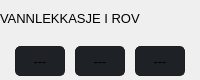
                                  <widget class="QFrame" name="vannlekkContainer">
                                   <property name="minimumSize">
                                    <size>
                                     <width>0</width>
                                     <height>0</height>
                                    </size>
                                   </property>
                                   <property name="maximumSize">
                                    <size>
                                     <width>16777215</width>
                                     <height>80</height>
                                    </size>
                                   </property>
                                   <property name="frameShape">
                                    <enum>QFrame::NoFrame</enum>
                                   </property>
                                   <property name="frameShadow">
                                    <enum>QFrame::Raised</enum>
                                   </property>
                                   <layout class="QVBoxLayout" name="verticalLayout_21">
                                    <property name="leftMargin">
                                     <number>0</number>
                                    </property>
                                    <property name="topMargin">
                                     <number>0</number>
                                    </property>
                                    <property name="rightMargin">
                                     <number>0</number>
                                    </property>
                                    <property name="bottomMargin">
                                     <number>0</number>
                                    </property>
                                    <item>
                                     <widget class="QLabel" name="title_vannlekk">
                                      <property name="maximumSize">
                                       <size>
                                        <width>16777215</width>
                                        <height>16777215</height>
                                       </size>
                                      </property>
                                      <property name="font">
                                       <font>
                                        <family>Segoe UI</family>
                                        <pointsize>10</pointsize>
                                        <weight>50</weight>
                                        <italic>false</italic>
                                        <bold>false</bold>
                                       </font>
                                      </property>
                                      <property name="text">
                                       <string>VANNLEKKASJE I ROV</string>
                                      </property>
                                      <property name="textFormat">
                                       <enum>Qt::PlainText</enum>
                                      </property>
                                     </widget>
                                    </item>
                                    <item>
                                     <widget class="QFrame" name="vannlekkBtnContainer">
                                      <property name="minimumSize">
                                       <size>
                                        <width>0</width>
                                        <height>0</height>
                                       </size>
                                      </property>
                                      <property name="maximumSize">
                                       <size>
                                        <width>300</width>
                                        <height>100</height>
                                       </size>
                                      </property>
                                      <property name="frameShape">
                                       <enum>QFrame::NoFrame</enum>
                                      </property>
                                      <property name="frameShadow">
                                       <enum>QFrame::Raised</enum>
                                      </property>
                                      <property name="lineWidth">
                                       <number>0</number>
                                      </property>
                                      <layout class="QHBoxLayout" name="horizontalLayout_15">
                                       <property name="spacing">
                                        <number>0</number>
                                       </property>
                                       <property name="leftMargin">
                                        <number>0</number>
                                       </property>
                                       <property name="topMargin">
                                        <number>0</number>
                                       </property>
                                       <property name="rightMargin">
                                        <number>0</number>
                                       </property>
                                       <property name="bottomMargin">
                                        <number>0</number>
                                       </property>
                                       <item>
                                        <widget class="QFrame" name="vannlekkBtnContainer2">
                                         <property name="maximumSize">
                                          <size>
                                           <width>190</width>
                                           <height>16777215</height>
                                          </size>
                                         </property>
                                         <property name="frameShape">
                                          <enum>QFrame::NoFrame</enum>
                                         </property>
                                         <property name="frameShadow">
                                          <enum>QFrame::Raised</enum>
                                         </property>
                                         <layout class="QHBoxLayout" name="horizontalLayout_12">
                                          <property name="spacing">
                                           <number>0</number>
                                          </property>
                                          <property name="leftMargin">
                                           <number>0</number>
                                          </property>
                                          <property name="topMargin">
                                           <number>0</number>
                                          </property>
                                          <property name="rightMargin">
                                           <number>0</number>
                                          </property>
                                          <property name="bottomMargin">
                                           <number>0</number>
                                          </property>
                                          <item>
                                           <widget class="QLabel" name="label_vannlekk_1">
                                            <property name="minimumSize">
                                             <size>
                                              <width>50</width>
                                              <height>30</height>
                                             </size>
                                            </property>
                                            <property name="maximumSize">
                                             <size>
                                              <width>50</width>
                                              <height>30</height>
                                             </size>
                                            </property>
                                            <property name="font">
                                             <font>
                                              <family>Segoe UI</family>
                                              <pointsize>10</pointsize>
                                              <weight>50</weight>
                                              <italic>false</italic>
                                              <bold>false</bold>
                                             </font>
                                            </property>
                                            <property name="styleSheet">
                                             <string notr="true">background-color: rgb(30, 33, 38); border-radius: 5px; border: 1px solid rgb(30, 30, 30);</string>
                                            </property>
                                            <property name="frameShape">
                                             <enum>QFrame::NoFrame</enum>
                                            </property>
                                            <property name="lineWidth">
                                             <number>0</number>
                                            </property>
                                            <property name="midLineWidth">
                                             <number>0</number>
                                            </property>
                                            <property name="text">
                                             <string>---</string>
                                            </property>
                                            <property name="alignment">
                                             <set>Qt::AlignCenter</set>
                                            </property>
                                           </widget>
                                          </item>
                                          <item>
                                           <widget class="QLabel" name="label_vannlekk_2">
                                            <property name="minimumSize">
                                             <size>
                                              <width>50</width>
                                              <height>30</height>
                                             </size>
                                            </property>
                                            <property name="maximumSize">
                                             <size>
                                              <width>50</width>
                                              <height>30</height>
                                             </size>
                                            </property>
                                            <property name="font">
                                             <font>
                                              <family>Segoe UI</family>
                                              <pointsize>10</pointsize>
                                              <weight>50</weight>
                                              <italic>false</italic>
                                              <bold>false</bold>
                                             </font>
                                            </property>
                                            <property name="styleSheet">
                                             <string notr="true">background-color: rgb(30, 33, 38); border-radius: 5px; border: 1px solid rgb(30, 30, 30);</string>
                                            </property>
                                            <property name="frameShape">
                                             <enum>QFrame::NoFrame</enum>
                                            </property>
                                            <property name="lineWidth">
                                             <number>0</number>
                                            </property>
                                            <property name="midLineWidth">
                                             <number>0</number>
                                            </property>
                                            <property name="text">
                                             <string>---</string>
                                            </property>
                                            <property name="alignment">
                                             <set>Qt::AlignCenter</set>
                                            </property>
                                           </widget>
                                          </item>
                                          <item>
                                           <widget class="QLabel" name="label_vannlekk_3">
                                            <property name="minimumSize">
                                             <size>
                                              <width>50</width>
                                              <height>30</height>
                                             </size>
                                            </property>
                                            <property name="maximumSize">
                                             <size>
                                              <width>50</width>
                                              <height>30</height>
                                             </size>
                                            </property>
                                            <property name="font">
                                             <font>
                                              <family>Segoe UI</family>
                                              <pointsize>10</pointsize>
                                              <weight>50</weight>
                                              <italic>false</italic>
                                              <bold>false</bold>
                                             </font>
                                            </property>
                                            <property name="styleSheet">
                                             <string notr="true">background-color: rgb(30, 33, 38); border-radius: 5px; border: 1px solid rgb(30, 30, 30);</string>
                                            </property>
                                            <property name="frameShape">
                                             <enum>QFrame::NoFrame</enum>
                                            </property>
                                            <property name="lineWidth">
                                             <number>0</number>
                                            </property>
                                            <property name="midLineWidth">
                                             <number>0</number>
                                            </property>
                                            <property name="text">
                                             <string>---</string>
                                            </property>
                                            <property name="alignment">
                                             <set>Qt::AlignCenter</set>
                                            </property>
                                           </widget>
                                          </item>
                                         </layout>
                                        </widget>
                                       </item>
                                      </layout>
                                     </widget>
                                    </item>
                                   </layout>
                                  </widget>
